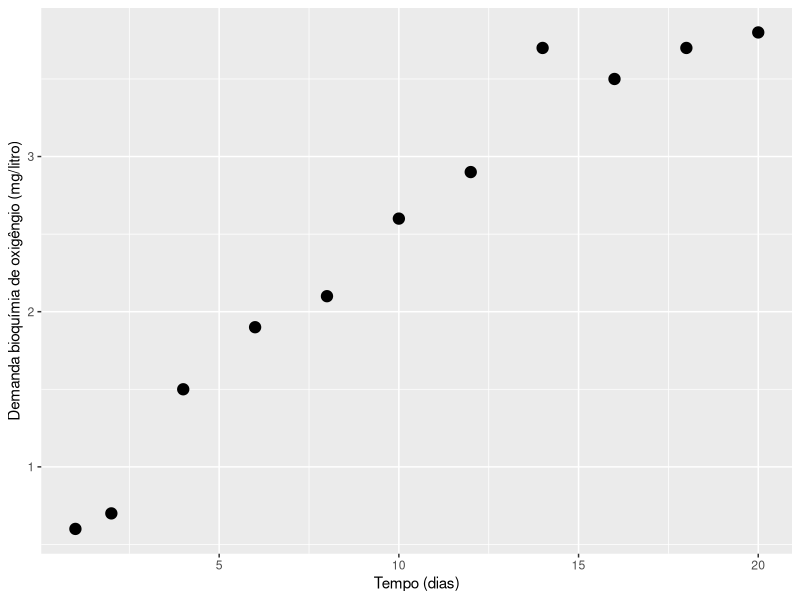
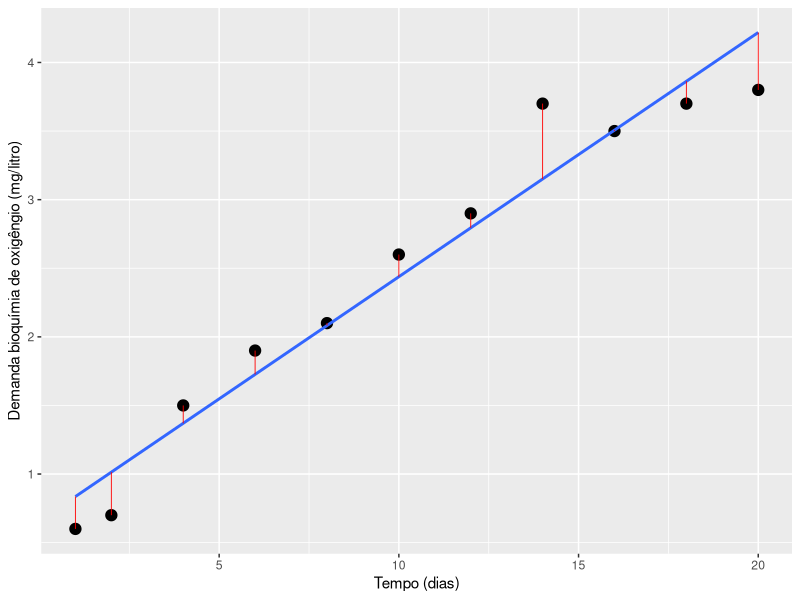
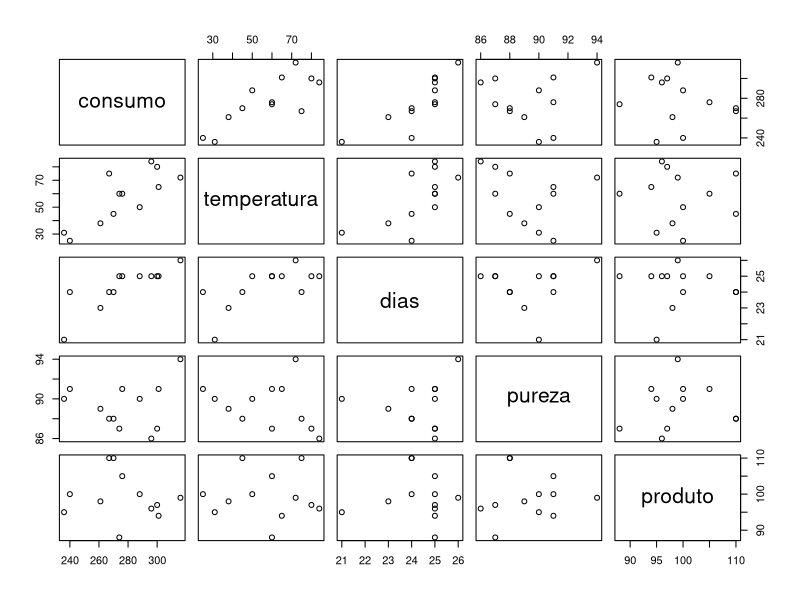

These figures' R source, in order: (Note: this script raises an error after producing the figures.)
## ---- chunk 1
options(htmltools.dir.version = FALSE)
knitr::opts_chunk$set(echo = FALSE, 
                      comment = '',
                      message = FALSE,
                      warning = FALSE)
## ---- chunk 2
x<-c(1,seq(2,20,2))
dbo <- c(0.6,0.7,1.5,1.9,2.1,2.6,2.9,3.7,3.5,3.7,3.8)

dados <- data.frame(tempo=x,dbo)
library(tidyverse)

dados |> 
  ggplot() +
  aes(x=tempo, y=dbo) +
  geom_point(size=3.5) +
  labs(x='Tempo (dias)', y='Demanda bioquímia de oxigêngio (mg/litro)')
## ---- chunk 3
x<-c(1,seq(2,20,2))
dbo <- c(0.6,0.7,1.5,1.9,2.1,2.6,2.9,3.7,3.5,3.7,3.8)

dados <- data.frame(tempo=x,dbo)
library(tidyverse)

model <- lm(dbo~tempo, data = dados)

dados |> 
  ggplot() +
  aes(x=tempo, y=dbo) +
  geom_point(size=3.5) +
  labs(x='Tempo (dias)', y='Demanda bioquímia de oxigêngio (mg/litro)') +
  stat_smooth(method = lm, se = FALSE) +
  geom_segment(aes(xend = tempo, yend = fitted(model)), color = "red", size = 0.3)
## ---- chunk 4
library(readxl)
dados <- read_excel('energia_eletrica.xlsx')
plot(dados)
## ---- chunk 5
knitr::include_graphics('figuras/mont7.png')
